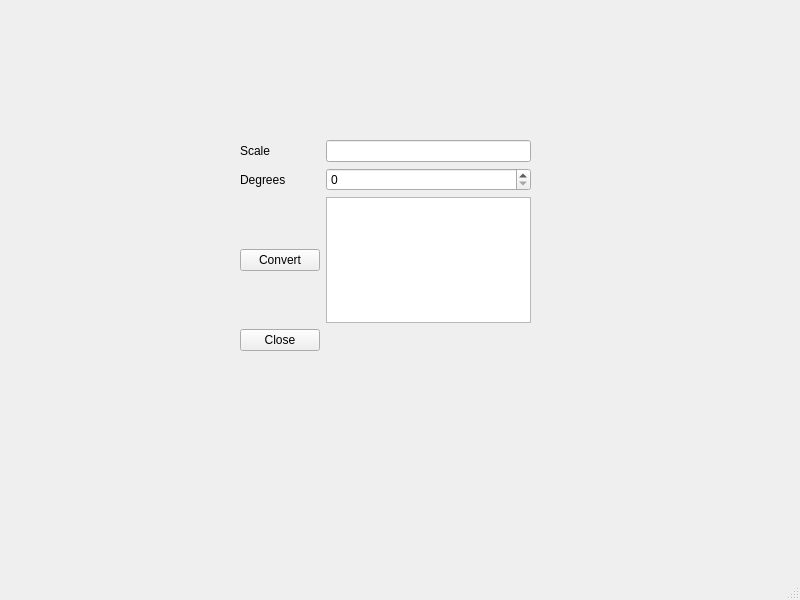
<?xml version="1.0" encoding="UTF-8"?>
<ui version="4.0">
 <class>MainWindow</class>
 <widget class="QMainWindow" name="MainWindow">
  <property name="geometry">
   <rect>
    <x>0</x>
    <y>0</y>
    <width>800</width>
    <height>600</height>
   </rect>
  </property>
  <property name="windowTitle">
   <string>MainWindow</string>
  </property>
  <widget class="QWidget" name="centralwidget">
   <widget class="QWidget" name="gridLayoutWidget">
    <property name="geometry">
     <rect>
      <x>240</x>
      <y>140</y>
      <width>291</width>
      <height>211</height>
     </rect>
    </property>
    <layout class="QGridLayout" name="gridLayout">
     <item row="2" column="0">
      <widget class="QPushButton" name="pushButtonConvert">
       <property name="styleSheet">
        <string notr="true"/>
       </property>
       <property name="text">
        <string>Convert</string>
       </property>
      </widget>
     </item>
     <item row="1" column="1">
      <widget class="QSpinBox" name="spinBoxDegrees"/>
     </item>
     <item row="0" column="1">
      <widget class="QLineEdit" name="lineEditScale"/>
     </item>
     <item row="1" column="0">
      <widget class="QLabel" name="label_2">
       <property name="text">
        <string>Degrees</string>
       </property>
      </widget>
     </item>
     <item row="2" column="1">
      <widget class="QTextBrowser" name="textBrowser"/>
     </item>
     <item row="3" column="0">
      <widget class="QPushButton" name="pushButtonClose">
       <property name="text">
        <string>Close</string>
       </property>
      </widget>
     </item>
     <item row="0" column="0">
      <widget class="QLabel" name="label">
       <property name="text">
        <string>Scale</string>
       </property>
      </widget>
     </item>
    </layout>
   </widget>
  </widget>
  <widget class="QMenuBar" name="menubar">
   <property name="geometry">
    <rect>
     <x>0</x>
     <y>0</y>
     <width>800</width>
     <height>33</height>
    </rect>
   </property>
  </widget>
  <widget class="QStatusBar" name="statusbar"/>
 </widget>
 <resources/>
 <connections/>
</ui>
